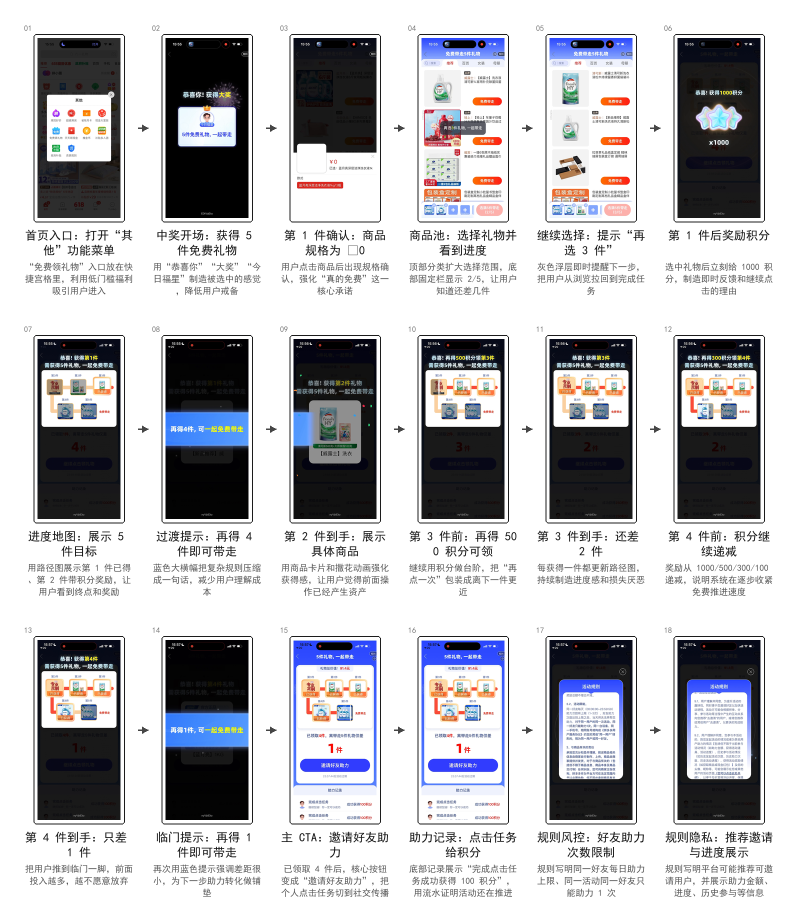
#> input picture assets/user-path-storyboard-standard.png, 1596 x 1848 px (shown at 1/2 size)
$ python build_gif_keyframes.py ../assets/user-path-storyboard-standard.png --output-dir out
#> lines starting #> are read from the running program, lines starting #| are printed output that depends on the picture
#!/usr/bin/env python3
import argparse
import json
import math
from pathlib import Path

from PIL import Image, ImageDraw, ImageSequence


def parse_box(value):
    try:
        parts = [int(float(item.strip())) for item in value.split(",")]
    except ValueError as exc:
        raise ValueError("--highlight must be x,y,w,h") from exc
    if len(parts) != 4:
        raise ValueError("--highlight must be x,y,w,h")
    x, y, w, h = parts
    if w <= 0 or h <= 0:
        raise ValueError("--highlight width and height must be positive")
    return x, y, w, h


def sample_indices(total, count):
    if count <= 0:
        raise ValueError("--frames must be positive")
    if total <= 0:
        return []
    if count == 1:
        return [total // 2]
    return sorted(set(round((total - 1) * i / (count - 1)) for i in range(count)))


def draw_highlight(image, box, color, width):
    if not box:
        return image
    x, y, w, h = box
    out = image.copy()
    draw = ImageDraw.Draw(out)
    for offset in range(width):
        draw.rectangle((x - offset, y - offset, x + w + offset, y + h + offset), outline=color)
    return out


def make_strip(frames, labels, output, columns, margin, padding, label_height):
    columns = columns or min(len(frames), 4)
    rows = math.ceil(len(frames) / columns)
    cell_w, cell_h = frames[0].size
    strip = Image.new(
        "RGB",
        (
            columns * cell_w + (columns + 1) * padding,
            rows * (cell_h + label_height) + (rows + 1) * padding,
        ),
        "white",
    )
    draw = ImageDraw.Draw(strip)
    for index, frame in enumerate(frames):
        row, col = divmod(index, columns)
        x = padding + col * (cell_w + padding)
        y = padding + row * (cell_h + label_height + padding)
        draw.text((x, y), labels[index], fill="#111111")
        strip.paste(frame.convert("RGB"), (x, y + label_height))
    canvas = Image.new("RGB", (strip.width + margin * 2, strip.height + margin * 2), "#f6f7fb")
    canvas.paste(strip, (margin, margin))
    canvas.save(output)


def main():
    parser = argparse.ArgumentParser(description="Export sampled PNG keyframes and a contact sheet from a GIF interaction.")
    parser.add_argument("gif", help="Source GIF path")
    parser.add_argument("--output-dir", required=True, help="Directory for generated PNG files")
    parser.add_argument("--name", default="gif-interaction", help="Output file prefix")
    parser.add_argument("--frames", type=int, default=9, help="Number of sampled frames")
    parser.add_argument("--width", type=int, default=720, help="Output width after scaling; 0 keeps original width")
    parser.add_argument("--highlight", help="Optional highlight box: x,y,w,h")
    parser.add_argument("--highlight-color", default="#ff2b24", help="Highlight rectangle color")
    parser.add_argument("--highlight-thickness", type=int, default=6, help="Highlight rectangle thickness")
    parser.add_argument("--make-strip", action="store_true", help="Also create a contact sheet PNG")
    parser.add_argument("--strip-columns", type=int, default=0, help="Columns for contact sheet; default min(frames, 4)")
    args = parser.parse_args()

    source = Path(args.gif).expanduser().resolve()
    output_dir = Path(args.output_dir).expanduser().resolve()
    if not source.exists():
        raise FileNotFoundError(source)
    if args.width < 0:
        raise ValueError("--width cannot be negative")

    output_dir.mkdir(parents=True, exist_ok=True)
    box = parse_box(args.highlight) if args.highlight else None

    image = Image.open(source)
#> image is the input picture: PIL image 1596x1848 RGB; mean R, G, B 190.2, 190.3, 193.9
    raw_frames = []
    durations = []
    for frame in ImageSequence.Iterator(image):
        raw_frames.append(frame.convert("RGBA"))
        durations.append(frame.info.get("duration", 0))
#> this loop made 1 pass
#> after the loop, durations = [0]; raw_frames = 1 item
    indices = sample_indices(len(raw_frames), args.frames)
#> indices = [0]

    saved = []
    strip_frames = []
    labels = []
    for index in indices:
        frame = raw_frames[index]
        if args.width:
            height = round(frame.height * args.width / frame.width)
            frame = frame.resize((args.width, height), Image.Resampling.LANCZOS)
            scale = args.width / raw_frames[index].width
            scaled_box = tuple(round(value * scale) for value in box) if box else None
        else:
            scaled_box = box
        frame = draw_highlight(frame, scaled_box, args.highlight_color, args.highlight_thickness)
        output = output_dir / f"{args.name}-{index:03d}.png"
        frame.save(output)
        saved.append(str(output))
        strip_frames.append(frame)
        labels.append(f"frame {index}  t={sum(durations[:index]) / 1000:.2f}s")
#> this loop made 1 pass
#> (height, scale) on pass 1: (834, 0.451)
#> pass 1, in main, `frame = frame.resize((args.width, height), Image.Resampling.LANCZOS)`:
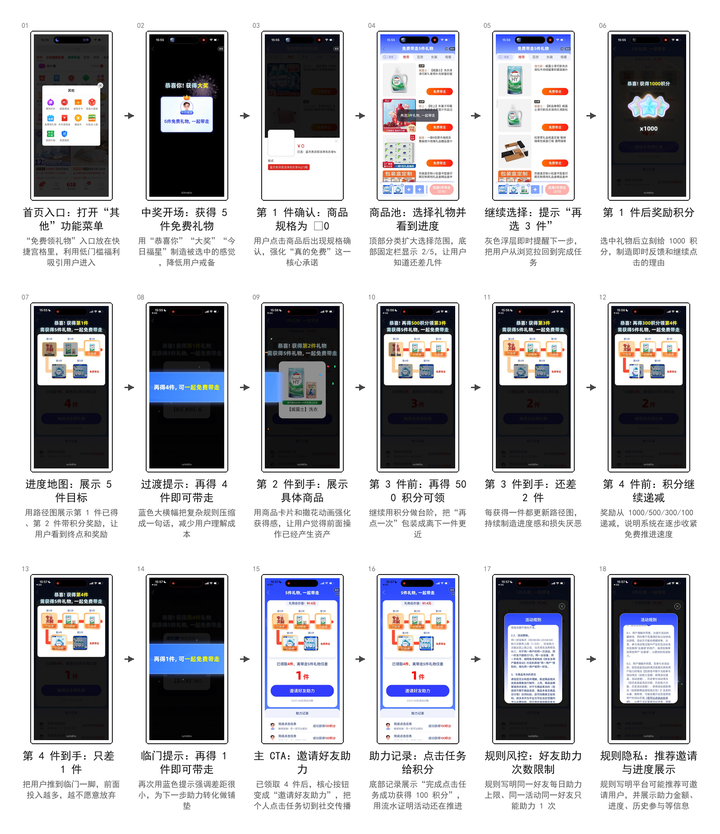
#> frame: PIL image 720x834 RGBA; mean R, G, B, A 189.4, 189.5, 193.1, 255
#> after the loop, labels = ['frame 0  t=0.00s']; saved = 1 item; strip_frames = 1 item

    strip = None
    if args.make_strip and strip_frames:
        strip = output_dir / f"{args.name}-strip.png"
        make_strip(strip_frames, labels, strip, args.strip_columns, margin=0, padding=18, label_height=34)

    print(json.dumps({
        "gif": str(source),
        "width": image.width,
        "height": image.height,
        "frame_count": len(raw_frames),
        "duration_ms_total": sum(durations),
        "duration_ms_min": min(durations) if durations else None,
        "duration_ms_max": max(durations) if durations else None,
        "sample_indices": indices,
        "frames": saved,
        "strip": str(strip) if strip else None,
        "highlight": args.highlight,
    }, ensure_ascii=False, indent=2))
#> (printed output is left out)


if __name__ == "__main__":
    main()
